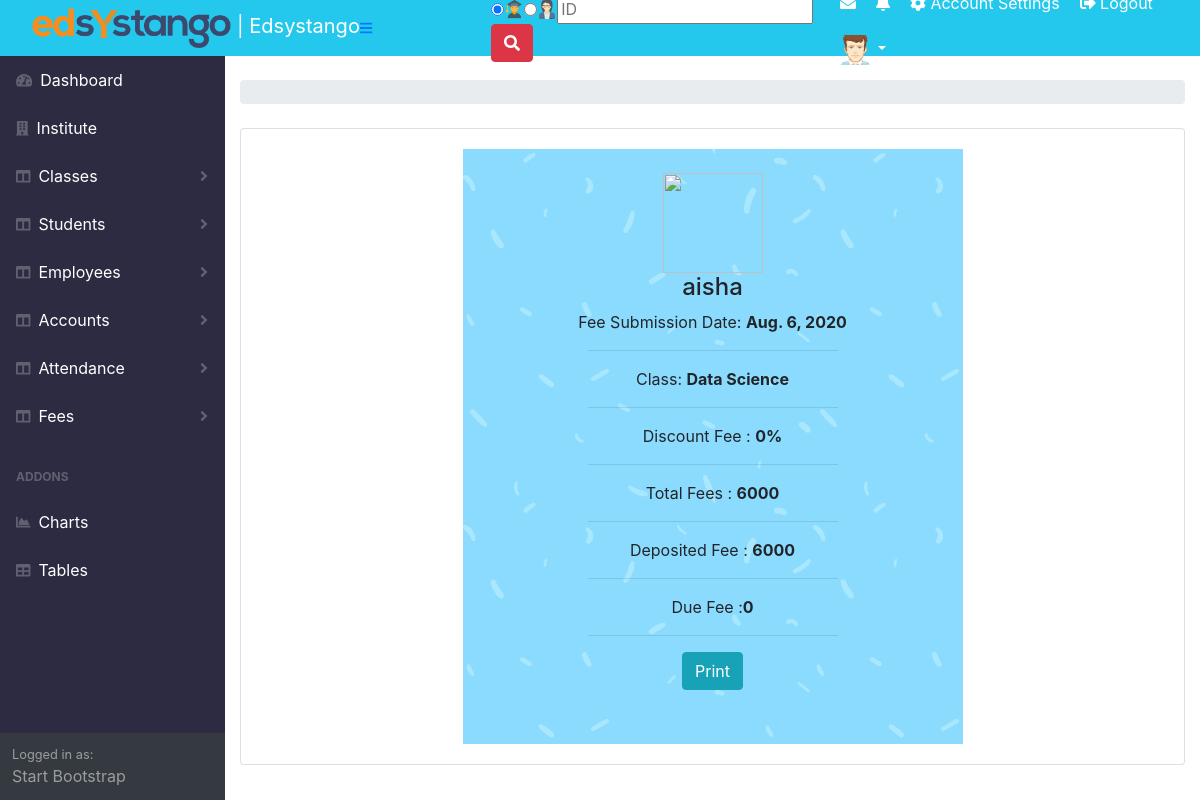
/printfee/1, run on the app's committed database.
### portalapp/models.py (models this page shows)
class FeeSubmission(models.Model):
    FeeDate = models.DateField()
    RegistrtionId = models.IntegerField()
    StudentName = models.CharField(max_length=255)
    StudentClass = models.CharField(max_length=255)
    MonthlyFee = models.IntegerField()
    AdmissionFee =models.IntegerField()
    RegistrtionFee = models.IntegerField()
    PreviousBalance = models.IntegerField()
    DiscountFee = models.IntegerField()
    Total = models.IntegerField()
    Deposit = models.IntegerField()
    DueBalance = models.IntegerField()

### portalapp/views.py (the view)
# urls.py: path('printfee/<int:pk>',views.PrintFee),
def PrintFee(request,pk):
    obj = FeeSubmission.objects.get(RegistrtionId=pk)
    return render(request,'portalapp/printfee.html',{'obj':obj})

### templates/portalapp/printfee.html
{% extends 'portalapp/base.html' %}
{% load static %}
{% block base %}
<center>
<div style="background-image:url('{%static 'images/background.jpg' %}'); height:595px; width:500px;"><br>
<img src="{% static 'images/student.png' %}" class="img-circle" style="width:100px;height:100px;"><br>
<h4>{{obj.StudentName}}</h4>
<div class="" style="padding:-10%">
  Fee Submission Date: <b>{{obj.FeeDate}}</b><hr style="width:50%">
  Class: <b>{{obj.StudentClass}}</b><hr style="width:50%">
  Discount Fee : <b>{{obj.DiscountFee}}%</b><hr style="width:50%">
  Total Fees : <b>{{obj.MonthlyFee}}</b><hr style="width:50%">
  Deposited Fee : <b>{{obj.Deposit}}</b><hr style="width:50%">
  Due Fee :<b>{{obj.DueBalance}}</b><hr style="width:50%">
  <input type="submit" class="btn btn-info" name="" value="Print">
</div>
</div>
{% endblock %}

### data on the page
FeeSubmission: StudentName "aisha", FeeDate "Aug. 6, 2020", StudentClass "Data Science", DiscountFee "0", MonthlyFee "6000", Deposit "6000", DueBalance "0"
